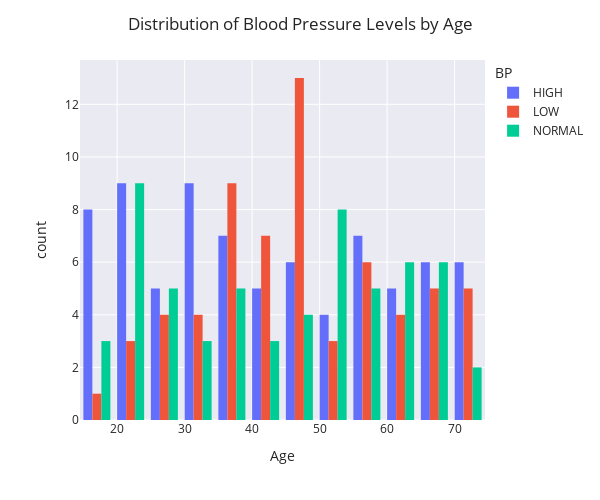

The notebook cell this image was saved under:
### Code cell
fig = px.histogram(drug_df, x='Age',color='BP', height=500, width=600)
fig.update_layout(
    template="seaborn",barmode='group', xaxis={'categoryorder':'total descending'},
    title='Distribution of Blood Pressure Levels by Age')
fig

### Figure 1 — Plotly figure (JSON) as saved in the notebook; plotly's stock layout.template omitted (floating-point values rounded to 4 significant figures)
{"data": [{"alignmentgroup": "True", "bingroup": "x", "hovertemplate": "BP=HIGH<br>Age=%{x}<br>count=%{y}<extra></extra>", "legendgroup": "HIGH", "marker": {"color": "#636efa", "pattern": {"shape": ""}}, "name": "HIGH", "offsetgroup": "HIGH", "orientation": "v", "showlegend": true, "type": "histogram", "x": [23, 34, 16, 43, 32, 28, 31, 74, 65, 32, 58, 37, 58, 24, 68, 65, 40, 34, 24, 60, 29, 18, 70, 31, 36, 26, 19, 60, 38, 59, 37, 41, 29, 56, 20, 15, 31, 45, 22, 72, 50, 51, 32, 61, 15, 53, 19, 66, 42, 55, 35, 51, 49, 60, 74, 39, 26, 49, 68, 31, 57, 21, 16, 20, 42, 73, 48, 22, 36, 18, 70, 47, 65, 64, 58, 23, 46], "xaxis": "x", "yaxis": "y"}, {"alignmentgroup": "True", "bingroup": "x", "hovertemplate": "BP=LOW<br>Age=%{x}<br>count=%{y}<extra></extra>", "legendgroup": "LOW", "marker": {"color": "#EF553B", "pattern": {"shape": ""}}, "name": "LOW", "offsetgroup": "LOW", "orientation": "v", "showlegend": true, "type": "histogram", "x": [47, 47, 61, 41, 43, 47, 43, 74, 69, 23, 57, 47, 48, 33, 39, 45, 49, 39, 68, 28, 62, 26, 38, 67, 45, 26, 32, 32, 47, 69, 42, 56, 36, 58, 28, 37, 42, 35, 65, 47, 52, 49, 74, 64, 37, 61, 22, 72, 37, 49, 53, 59, 34, 38, 58, 51, 45, 41, 20, 72, 72, 56, 16, 40], "xaxis": "x", "yaxis": "y"}, {"alignmentgroup": "True", "bingroup": "x", "hovertemplate": "BP=NORMAL<br>Age=%{x}<br>count=%{y}<extra></extra>", "legendgroup": "NORMAL", "marker": {"color": "#00cc96", "pattern": {"shape": ""}}, "name": "NORMAL", "offsetgroup": "NORMAL", "orientation": "v", "showlegend": true, "type": "histogram", "x": [28, 22, 49, 60, 50, 63, 49, 18, 53, 46, 39, 15, 73, 50, 23, 50, 66, 23, 67, 60, 68, 17, 54, 28, 24, 41, 64, 51, 50, 62, 56, 22, 23, 47, 20, 67, 40, 28, 34, 36, 35, 32, 70, 24, 69, 61, 55, 30, 43, 57, 28, 39, 25, 39, 67, 59, 57, 52, 23], "xaxis": "x", "yaxis": "y"}], "layout": {"barmode": "group", "height": 500, "legend": {"title": {"text": "BP"}, "tracegroupgap": 0}, "margin": {"t": 60}, "title": {"text": "Distribution of Blood Pressure Levels by Age"}, "width": 600, "xaxis": {"anchor": "y", "categoryorder": "total descending", "domain": [0, 1], "title": {"text": "Age"}}, "yaxis": {"anchor": "x", "domain": [0, 1], "title": {"text": "count"}}}}
